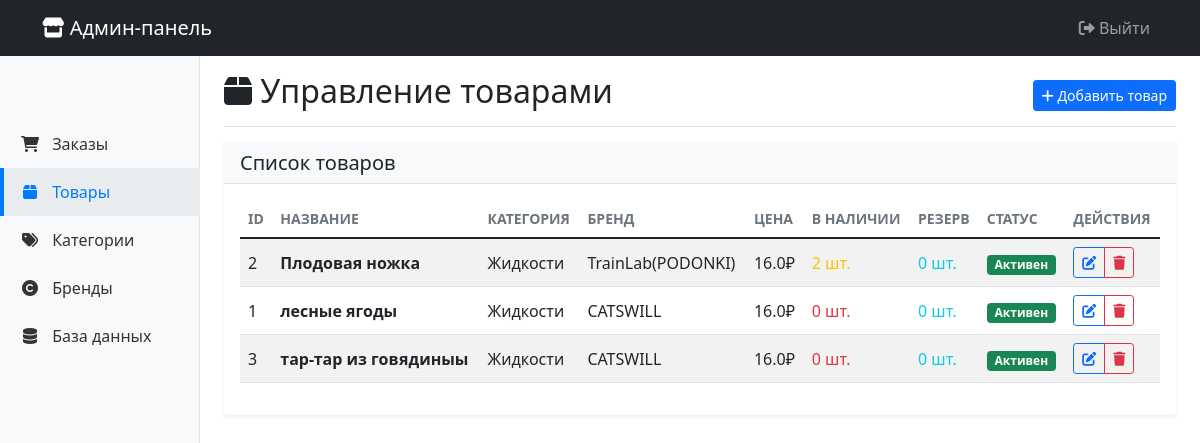
Before: /products (signed in) with the older database file.
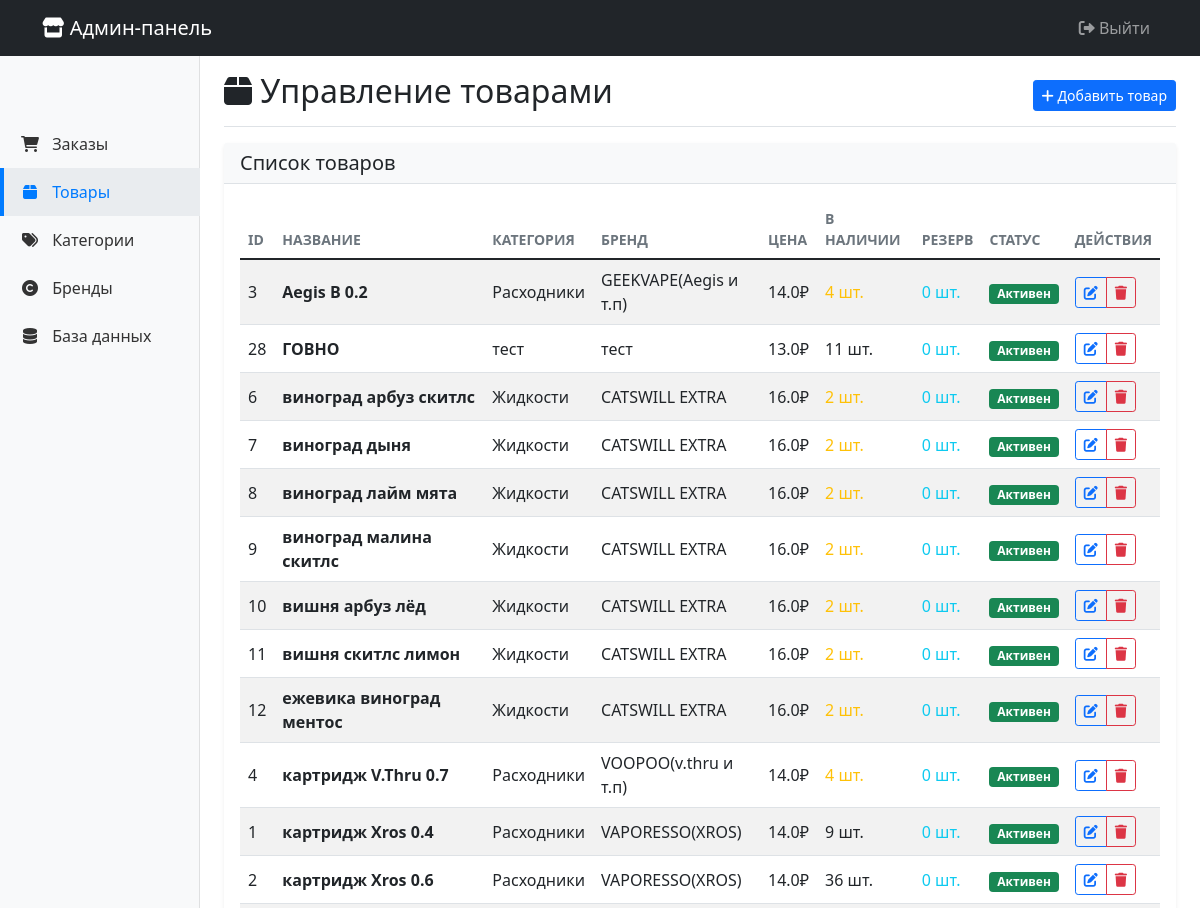
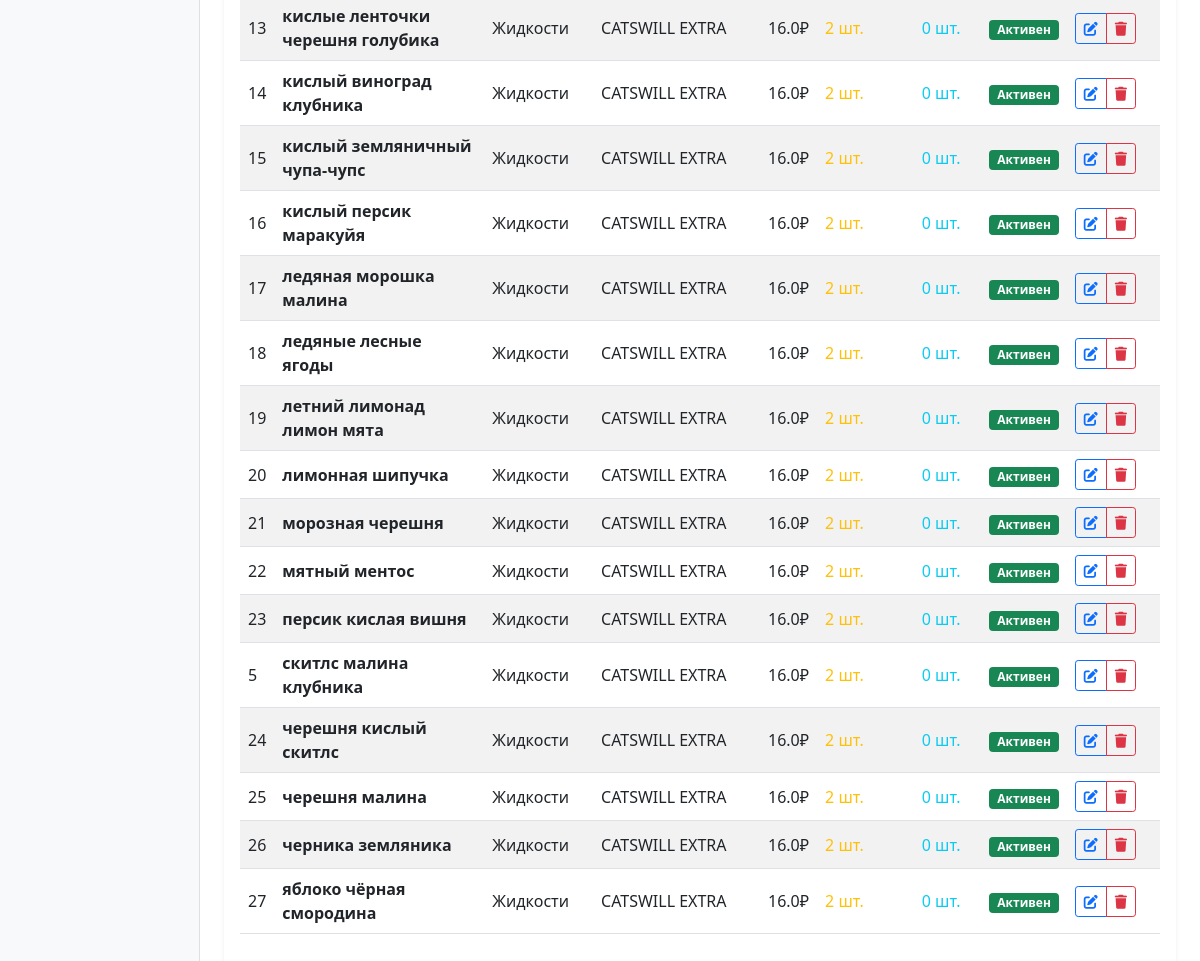
After: the same page with the newer database file (2 pictures, top to bottom).
### database/models.py (models this page shows)
class Product(Base):
    __tablename__ = 'products'
    id = Column(Integer, primary_key=True)
    name = Column(String(200), nullable=False)
    description = Column(Text)
    price = Column(Float, nullable=False)
    quantity = Column(Integer, default=0)
    image_url = Column(String(500))
    is_active = Column(Boolean, default=True)
    category_id = Column(Integer, ForeignKey('categories.id'))
    brand_id = Column(Integer, ForeignKey('brands.id'))
    category = relationship("Category", back_populates="products")
    brand = relationship("Brand", back_populates="products")
    cart_items = relationship("CartItem", back_populates="product")

class Category(Base):
    __tablename__ = 'categories'
    id = Column(Integer, primary_key=True)
    name = Column(String(100), nullable=False)
    description = Column(Text)
    is_active = Column(Boolean, default=True)
    created_at = Column(DateTime, default=lambda: datetime.now(pytz.utc))
    products = relationship("Product", back_populates="category")

class Brand(Base):
    __tablename__ = 'brands'
    id = Column(Integer, primary_key=True)
    name = Column(String(100), nullable=False)
    description = Column(Text)
    is_active = Column(Boolean, default=True)
    created_at = Column(DateTime, default=lambda: datetime.now(pytz.utc))
    products = relationship("Product", back_populates="brand")

### admin/app.py (the view)
@app.route('/products')
@login_required
def products():
    session = SessionLocal()
    try:
        products = session.execute(text("""
            SELECT p.*, c.name as category_name, b.name as brand_name
            FROM products p
            LEFT JOIN categories c ON p.category_id = c.id
            LEFT JOIN brands b ON p.brand_id = b.id
            ORDER BY p.name
        """)).fetchall()
        categories = session.execute(text("SELECT * FROM categories WHERE is_active = 1")).fetchall()
        brands = session.execute(text("SELECT * FROM brands WHERE is_active = 1")).fetchall()
        return render_template('products.html',
                             products=products,
                             categories=categories,
                             brands=brands)
    finally:
        session.close()

### admin/app.py (called while the page is built)
@login_manager.user_loader
def load_user(user_id):
    return AdminUser(user_id)

### admin/templates/products.html (shortened to what this page needs)
{% extends "base.html" %}
{% block content %}
<div class="d-flex justify-content-between flex-wrap flex-md-nowrap align-items-center pt-3 pb-2 mb-3 border-bottom">
    <h1 class="h2"><i class="fas fa-box"></i> Управление товарами</h1>
    <div class="btn-toolbar mb-2 mb-md-0">
        <button type="button" class="btn btn-sm btn-primary" data-bs-toggle="modal" data-bs-target="#addProductModal">
            <i class="fas fa-plus"></i> Добавить товар
        </button>
    </div>
</div>
<div class="card">
    <div class="card-header">
        <h5 class="card-title mb-0">Список товаров</h5>
    </div>
    <div class="card-body">
        <div class="table-responsive">
            <table class="table table-striped table-hover">
                <thead>
                    <tr>
                        <th>ID</th>
                        <th>Название</th>
                        <th>Категория</th>
                        <th>Бренд</th>
                        <th>Цена</th>
                        <th>В наличии</th>
                        <th>Резерв</th>
                        <th>Статус</th>
                        <th>Действия</th>
                    </tr>
                </thead>
                <tbody>
                    {% for product in products %}
                    <tr>
                        <td>{{ product.id }}</td>
                        <td>
                            <strong>{{ product.name }}</strong>
                        </td>
                        <td>{{ product.category_name or '—' }}</td>
                        <td>{{ product.brand_name or '—' }}</td>
                        <td>{{ product.price }}₽</td>
                        <td>
                            <span class="{% if product.quantity <= 0 %}text-danger{% elif product.quantity <= 5 %}text-warning{% endif %}">
                                {{ product.quantity }} шт.
                            </span>
                        </td>
                        <td>
                            <span class="text-info">{{ product.reserved_quantity or 0 }} шт.</span>
                        </td>
                        <td>
                            <span class="badge {% if product.is_active %}bg-success{% else %}bg-danger{% endif %}">
                                {% if product.is_active %}Активен{% else %}Неактивен{% endif %}
                            </span>
                        </td>
                        <td>
                            <div class="btn-group btn-group-sm">
                                <button type="button" class="btn btn-outline-primary"
                                        onclick="editProduct({{ product.id }}, '{{ product.name | escape }}', '{{ product.description | escape }}', {{ product.price }}, {{ product.quantity }}, {{ product.category_id }}, {{ product.brand_id }}, {{ 1 if product.is_active else 0 }})">
                                    <i class="fas fa-edit"></i>
                                </button>
                                <button type="button" class="btn btn-outline-danger"
                                        onclick="deleteProduct({{ product.id }}, '{{ product.name | escape }}')">
                                    <i class="fas fa-trash"></i>
                                </button>
                            </div>
                        </td>
                    </tr>
                    {% endfor %}
                </tbody>
            </table>
        </div>
    </div>
</div>
{% endblock %}

Changed rows visible on the page:
changed Product id 3: name "тар-тар из говядиныы" → "Aegis B 0.2"; name "Жидкости" → "Расходники"; name "CATSWILL" → "GEEKVAPE(Aegis и т.п)"; price "16.0" → "14.0"; quantity "0" → "4"; moves up the list
added Product: id "28", name "ГОВНО", name "тест", price "13.0", quantity "11", reserved_quantity "0", is_active "Активен"
added Product: id "6", name "виноград арбуз скитлс", name "Жидкости", name "CATSWILL EXTRA", price "16.0", quantity "2", reserved_quantity "0", is_active "Активен"
added Product: id "7", name "виноград дыня", name "Жидкости", name "CATSWILL EXTRA", price "16.0", quantity "2", reserved_quantity "0", is_active "Активен"
added Product: id "8", name "виноград лайм мята", name "Жидкости", name "CATSWILL EXTRA", price "16.0", quantity "2", reserved_quantity "0", is_active "Активен"
added Product: id "9", name "виноград малина скитлс", name "Жидкости", name "CATSWILL EXTRA", price "16.0", quantity "2", reserved_quantity "0", is_active "Активен"
added Product: id "10", name "вишня арбуз лёд", name "Жидкости", name "CATSWILL EXTRA", price "16.0", quantity "2", reserved_quantity "0", is_active "Активен"
added Product: id "11", name "вишня скитлс лимон", name "Жидкости", name "CATSWILL EXTRA", price "16.0", quantity "2", reserved_quantity "0", is_active "Активен"
added Product: id "12", name "ежевика виноград ментос", name "Жидкости", name "CATSWILL EXTRA", price "16.0", quantity "2", reserved_quantity "0", is_active "Активен"
added Product: id "4", name "картридж V.Thru 0.7", name "Расходники", name "VOOPOO(v.thru и т.п)", price "14.0", quantity "4", reserved_quantity "0", is_active "Активен"
changed Product id 1: name "лесные ягоды" → "картридж Xros 0.4"; name "Жидкости" → "Расходники"; name "CATSWILL" → "VAPORESSO(XROS)"; price "16.0" → "14.0"; quantity "0" → "9"; moves down the list
changed Product id 2: name "Плодовая ножка" → "картридж Xros 0.6"; name "Жидкости" → "Расходники"; name "TrainLab(PODONKI)" → "VAPORESSO(XROS)"; price "16.0" → "14.0"; quantity "2" → "36"
added Product: id "13", name "кислые ленточки черешня голубика", name "Жидкости", name "CATSWILL EXTRA", price "16.0", quantity "2", reserved_quantity "0", is_active "Активен"
added Product: id "14", name "кислый виноград клубника", name "Жидкости", name "CATSWILL EXTRA", price "16.0", quantity "2", reserved_quantity "0", is_active "Активен"
added Product: id "15", name "кислый земляничный чупа-чупс", name "Жидкости", name "CATSWILL EXTRA", price "16.0", quantity "2", reserved_quantity "0", is_active "Активен"
added Product: id "16", name "кислый персик маракуйя", name "Жидкости", name "CATSWILL EXTRA", price "16.0", quantity "2", reserved_quantity "0", is_active "Активен"
added Product: id "17", name "ледяная морошка малина", name "Жидкости", name "CATSWILL EXTRA", price "16.0", quantity "2", reserved_quantity "0", is_active "Активен"
added Product: id "18", name "ледяные лесные ягоды", name "Жидкости", name "CATSWILL EXTRA", price "16.0", quantity "2", reserved_quantity "0", is_active "Активен"
added Product: id "19", name "летний лимонад лимон мята", name "Жидкости", name "CATSWILL EXTRA", price "16.0", quantity "2", reserved_quantity "0", is_active "Активен"
added Product: id "20", name "лимонная шипучка", name "Жидкости", name "CATSWILL EXTRA", price "16.0", quantity "2", reserved_quantity "0", is_active "Активен"
added Product: id "21", name "морозная черешня", name "Жидкости", name "CATSWILL EXTRA", price "16.0", quantity "2", reserved_quantity "0", is_active "Активен"
added Product: id "22", name "мятный ментос", name "Жидкости", name "CATSWILL EXTRA", price "16.0", quantity "2", reserved_quantity "0", is_active "Активен"
added Product: id "23", name "персик кислая вишня", name "Жидкости", name "CATSWILL EXTRA", price "16.0", quantity "2", reserved_quantity "0", is_active "Активен"
added Product: id "5", name "скитлс малина клубника", name "Жидкости", name "CATSWILL EXTRA", price "16.0", quantity "2", reserved_quantity "0", is_active "Активен"
added Product: id "24", name "черешня кислый скитлс", name "Жидкости", name "CATSWILL EXTRA", price "16.0", quantity "2", reserved_quantity "0", is_active "Активен"
added Product: id "25", name "черешня малина", name "Жидкости", name "CATSWILL EXTRA", price "16.0", quantity "2", reserved_quantity "0", is_active "Активен"
added Product: id "26", name "черника земляника", name "Жидкости", name "CATSWILL EXTRA", price "16.0", quantity "2", reserved_quantity "0", is_active "Активен"
added Product: id "27", name "яблоко чёрная смородина", name "Жидкости", name "CATSWILL EXTRA", price "16.0", quantity "2", reserved_quantity "0", is_active "Активен"
